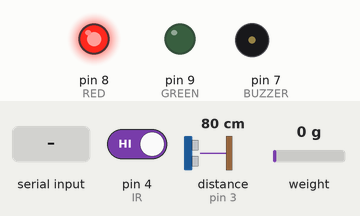
A sketch run on a simulated Arduino Uno, built with avr-gcc and run on an emulated ATmega328P. Shown: output pins drawn as LEDs (lit = HIGH), buzzer (waves = sounding, pin HIGH). Wiring (inferred from the names in the program): ultrasonic range finder: trigger pin 2; echo pin 3. The inputs (shaded band) are chosen by the test bench; at power-on: distance to the obstacle (sensor on pin 3) 80 cm, pin 4 (IR) HIGH, weight on the scale 0 g. The echo pulse lasts 58.3 µs per cm; pins used as bus, display or sensor lines are not drawn; what the sketch prints to the serial monitor is not drawn.

Above: at 0.1 s.
1.3 s: distance to the obstacle (sensor on pin 3) set to 4 cm
At 3.2 s:
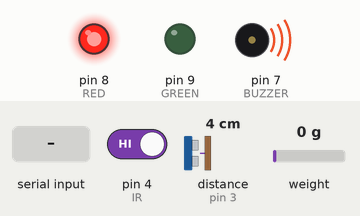
4.3 s: distance to the obstacle (sensor on pin 3) set to 299 cm
7.3 s: "t\n" received over Serial
At 10.2 s:
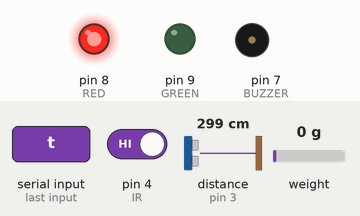
10.3 s: byte 10 ('\n') received over Serial
13.3 s: "c\n" received over Serial
Timing chart, 0 to 17.3 s (numbered marks = the images above; inputs shaded):
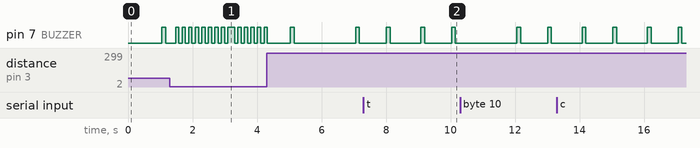

Measured:
- by itself, pin 7 (BUZZER): alternates HIGH for 0.12 s and LOW for 0.83 s

The sketch:

assistive_trolley.ino
```cpp
// Reconstructed reference firmware, NOT the recovered original prototype code.
// Target: Arduino Uno R3; HX711 library by bogde.
#include <HX711.h>
#include "sensor_logic.h"
using namespace trolley;
const uint8_t TRIG=2, ECHO=3, IR=4, HX_DT=5, HX_SCK=6, BUZZER=7, RED=8, GREEN=9;
const float LOAD_LIMIT_KG=2.0f; // illustrative software limit, not rated capacity
HX711 scale;
Filter filter;
long zeroRaw=0, latestRaw=0;
float countsPerKg=0, kg=NAN, baseline=NAN, cm=NAN;
bool rawAvailable=false, zeroSet=false, irDetected=false;
uint32_t lastEcho=0,lastLoad=0,lastReport=0;
Proximity nearState=Proximity::Fault;
Load load=Load::Fault;
char command[24]; uint8_t used=0; bool overflow=false;
void executeCommand() {
  command[used]='\0';
  if (!strcmp(command,"t") && rawAvailable && !elapsed(millis(),lastLoad,1000)) {
    zeroRaw=latestRaw; zeroSet=true; filter.reset(); kg=NAN; baseline=NAN;
    Serial.println(F("Tare captured: empty platform required."));
  } else if (!strcmp(command,"c") && zeroSet && rawAvailable && !elapsed(millis(),lastLoad,1000)) {
    // Reference mass must be exactly 1 kg, placed after tare.
    long delta=latestRaw-zeroRaw;
    if (labs(delta)>=100) { countsPerKg=float(delta); filter.reset(); kg=NAN; baseline=NAN; Serial.println(F("1 kg calibration captured.")); }
    else Serial.println(F("Calibration rejected: insufficient signal change."));
  } else Serial.println(F("Commands: t (empty tare), c (1 kg reference); fresh reading required."));
}
void setup() {
  Serial.begin(115200);
  pinMode(TRIG,OUTPUT); digitalWrite(TRIG,LOW); pinMode(ECHO,INPUT);
  pinMode(IR,INPUT_PULLUP); // assumed active LOW reference module
  pinMode(BUZZER,OUTPUT); pinMode(RED,OUTPUT); pinMode(GREEN,OUTPUT);
  digitalWrite(BUZZER,LOW); digitalWrite(RED,HIGH); digitalWrite(GREEN,LOW);
  scale.begin(HX_DT,HX_SCK);
  Serial.println(F("Reconstructed trolley: t=empty tare, c=1 kg calibration. Not a safety device."));
}
void loop() {
  uint32_t now=millis();
  // Bounded input processing; newline required, CR ignored.
  for (uint8_t i=0;i<16 && Serial.available();++i) {
    char ch=Serial.read();
    if(ch=='\n') { if(!overflow) executeCommand(); else Serial.println(F("Command too long")); used=0; overflow=false; }
    else if(ch!='\r') { if(used<sizeof(command)-1 && !overflow) command[used++]=ch; else overflow=true; }
  }
  if(elapsed(now,lastEcho,100)) {
    lastEcho=now; digitalWrite(TRIG,LOW); delayMicroseconds(2); digitalWrite(TRIG,HIGH); delayMicroseconds(10); digitalWrite(TRIG,LOW);
    cm=distanceCm(pulseIn(ECHO,HIGH,25000UL)); // bounded blocking, not fully non-blocking
  }
  irDetected=digitalRead(IR)==LOW;
  nearState=proximity(cm,irDetected);
  if(scale.is_ready()) {
    latestRaw=scale.read(); rawAvailable=true; lastLoad=millis();
    if(zeroSet && countsPerKg!=0) {
      float sample=weightKg(latestRaw,zeroRaw,countsPerKg);
      kg=filter.update(sample);
      if(!isfinite(baseline)) baseline=kg;
      else if(changed(kg,baseline)) { Serial.println(F("Load change detected (not theft confirmation)")); baseline=kg; }
    }
  }
  now=millis();
  if(!rawAvailable || elapsed(now,lastLoad,1000)) { kg=NAN; filter.reset(); baseline=NAN; }
  load=loadState(kg,LOAD_LIMIT_KG);
  bool rangeFault=!isfinite(cm)||cm<2||cm>400;
  bool fault=rangeFault||load==Load::Fault;
  bool critical=nearState==Proximity::Critical;
  bool warning=nearState==Proximity::Warning||load==Load::Overload;
  // Active buzzer module; distinct patterns, obstacle critical takes priority.
  bool beep=critical ? now%200<100 : fault ? now%1000<100 : warning ? now%600<150 : false;
  digitalWrite(BUZZER,beep?HIGH:LOW); digitalWrite(RED,(critical||warning||fault)?HIGH:LOW); digitalWrite(GREEN,(!critical&&!warning&&!fault)?HIGH:LOW);
  if(elapsed(now,lastReport,1000)) {
    lastReport=now;
    Serial.print(F("Distance cm: ")); Serial.print(cm); Serial.print(F(" | IR: ")); Serial.print(irDetected);
    Serial.print(F(" | kg: ")); Serial.print(kg); Serial.print(F(" | Proximity(0 clear,1 warn,2 critical,3 fault): ")); Serial.print(int(nearState));
    Serial.print(F(" | Load(0 normal,1 overload,2 fault): ")); Serial.print(int(load)); Serial.print(F(" | Range fault: ")); Serial.println(rangeFault);
  }
}
```

sensor_logic.h
```cpp
#pragma once
#include <math.h>
#include <stdint.h>
namespace trolley {
enum class Proximity { Clear, Warning, Critical, Fault };
enum class Load { Normal, Overload, Fault };
inline float distanceCm(unsigned long us) { return us ? us * 0.01715f : NAN; }
inline Proximity proximity(float cm, bool irDetected) {
  if (isfinite(cm) && cm >= 2 && cm <= 400 && cm <= 20) return Proximity::Critical;
  if (irDetected) return Proximity::Warning;
  if (!isfinite(cm) || cm < 2 || cm > 400) return Proximity::Fault;
  return cm <= 50 ? Proximity::Warning : Proximity::Clear;
}
inline float weightKg(long raw, long zero, float countsPerKg) {
  if (!isfinite(countsPerKg) || countsPerKg == 0) return NAN;
  return (float(raw) - float(zero)) / countsPerKg;
}
inline Load loadState(float kg, float limit) {
  if (!isfinite(kg) || !isfinite(limit) || limit <= 0 || kg < -0.05f) return Load::Fault;
  return kg >= limit ? Load::Overload : Load::Normal;
}
inline bool elapsed(uint32_t now, uint32_t then, uint32_t interval) { return uint32_t(now-then) >= interval; }
class Filter {
  float v_ = 0; bool ready_ = false;
public:
  void reset() { ready_ = false; }
  float update(float x) { if (!isfinite(x)) { reset(); return NAN; } v_ = ready_ ? 0.25f*x+0.75f*v_ : x; ready_=true; return v_; }
};
inline bool changed(float a,float b) { return isfinite(a)&&isfinite(b)&&fabsf(a-b)>=0.2f; }
}
```
